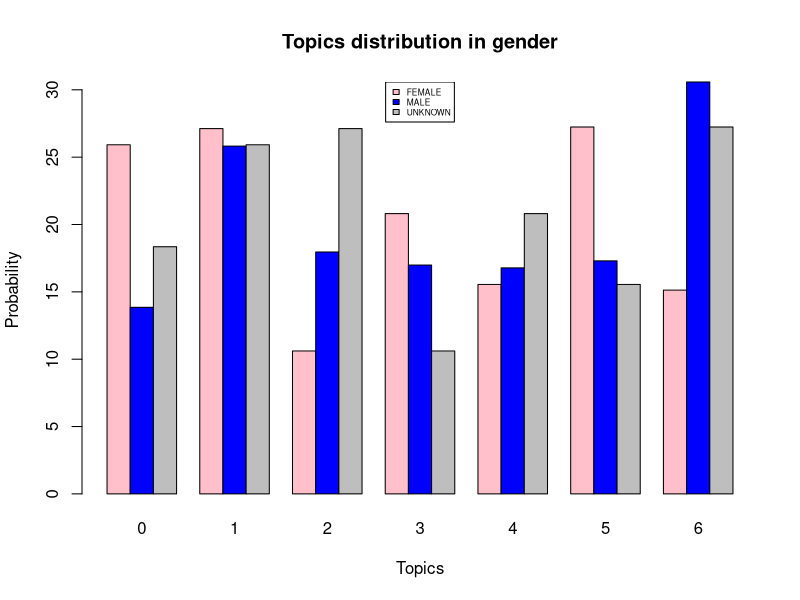

Generate this figure with R:
gender_dist <- matrix(c(25.92, 27.12, 10.61, 20.81, 15.55, 27.24, 15.13, 13.85, 25.82, 17.96, 16.99, 16.78, 17.3, 30.58, 18.35),ncol=7,byrow=TRUE)

rownames(gender_dist) <- c("FEMALE","MALE","UNKNOWN")

colnames(gender_dist) <- c("0",'1', '2', '3', '4', '5', '6')

barplot(gender_dist, main="Topics distribution in gender", xlab="Topics", ylab="Probability", col=c("pink","blue", "grey"), beside=TRUE)

legend("top", legend=rownames(gender_dist), cex=0.5, fill=c("pink","blue", "grey"))